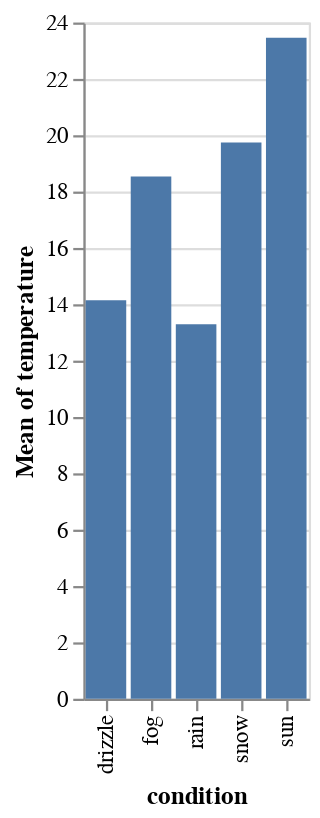

The code cell stored with this chart in its notebook:
### Code cell
base = alt.Chart(df)
bar = base.mark_bar().encode(
    x=alt.X(field="condition", type="nominal", scale=alt.Scale(type="ordinal")),
    y=alt.Y(
        field="temperature",
        type="quantitative",
        aggregate="mean",
        scale=alt.Scale(type="linear", zero=True),
    ),
)
display_chart(bar)

### Figure 1 — Vega-Lite specification as saved in the notebook (floating-point values rounded to 4 significant figures)
{"config": {"view": {"continuousWidth": 400, "continuousHeight": 300}}, "data": {"name": "data-124c435c1b687eb7890344117a1c86b4"}, "mark": "bar", "encoding": {"x": {"field": "condition", "scale": {"type": "ordinal"}, "type": "nominal"}, "y": {"aggregate": "mean", "field": "temperature", "scale": {"type": "linear", "zero": true}, "type": "quantitative"}}, "$schema": "https://vega.github.io/schema/vega-lite/v4.17.0.json", "datasets": {"data-124c435c1b687eb7890344117a1c86b4": [{"temperature": 17.89, "wind": 78.76, "precipitation": 41.61, "condition": "rain"}, {"temperature": 5.623, "wind": 25.42, "precipitation": 74.91, "condition": "rain"}, {"temperature": 23.39, "wind": 9.846, "precipitation": 81.34, "condition": "rain"}, {"temperature": 20.89, "wind": 27.54, "precipitation": 27.65, "condition": "drizzle"}, {"temperature": 33.91, "wind": 97.91, "precipitation": 36.53, "condition": "snow"}, {"temperature": 39.66, "wind": 24.27, "precipitation": 33.39, "condition": "rain"}, {"temperature": 5.671, "wind": 98.2, "precipitation": 93.73, "condition": "snow"}, {"temperature": -2.278, "wind": 77.9, "precipitation": 50.1, "condition": "drizzle"}, {"temperature": 43.1, "wind": 74.78, "precipitation": 89.96, "condition": "sun"}, {"temperature": 1.805, "wind": 91.29, "precipitation": 29.77, "condition": "fog"}, {"temperature": 14.33, "wind": 45.05, "precipitation": 17.65, "condition": "drizzle"}, {"temperature": 25.45, "wind": 22.27, "precipitation": 60.38, "condition": "drizzle"}, {"temperature": 11.19, "wind": 77.3, "precipitation": 71.65, "condition": "snow"}, {"temperature": 22.95, "wind": 27.04, "precipitation": 92.69, "condition": "snow"}, {"temperature": 33.17, "wind": 92.13, "precipitation": 39.11, "condition": "snow"}, {"temperature": 9.981, "wind": 66.73, "precipitation": 19.37, "condition": "drizzle"}, {"temperature": 2.838, "wind": 18.62, "precipitation": 57.42, "condition": "sun"}, {"temperature": 39.14, "wind": 32.53, "precipitation": 88.22, "condition": "rain"}, {"temperature": 39.23, "wind": 2.511, "precipitation": 78.95, "condition": "fog"}, {"temperature": 2.949, "wind": 1.937, "precipitation": 3.534, "condition": "fog"}, {"temperature": 28.42, "wind": 6.822, "precipitation": 84.57, "condition": "fog"}, {"temperature": 28.41, "wind": 95.25, "precipitation": 2.312, "condition": "fog"}, {"temperature": 23.93, "wind": 28.44, "precipitation": 94.94, "condition": "drizzle"}, {"temperature": 25.14, "wind": 5.725, "precipitation": 72.56, "condition": "drizzle"}, {"temperature": -3.107, "wind": 90.56, "precipitation": 8.208, "condition": "rain"}, {"temperature": 43.07, "wind": 63.34, "precipitation": 35.34, "condition": "sun"}, {"temperature": -8.716, "wind": 78.5, "precipitation": 16.73, "condition": "fog"}, {"temperature": 10.06, "wind": 82.55, "precipitation": 49.82, "condition": "fog"}, {"temperature": 27.91, "wind": 45.94, "precipitation": 87.72, "condition": "sun"}, {"temperature": 28.83, "wind": 14.35, "precipitation": 95.31, "condition": "sun"}, {"temperature": -5.245, "wind": 24.46, "precipitation": 63.16, "condition": "fog"}, {"temperature": -4.739, "wind": 87.62, "precipitation": 67.17, "condition": "fog"}, {"temperature": -1.646, "wind": 34.16, "precipitation": 83.2, "condition": "rain"}, {"temperature": -8.671, "wind": 28.02, "precipitation": 8.858, "condition": "snow"}, {"temperature": 23.59, "wind": 32.61, "precipitation": 90.55, "condition": "snow"}, {"temperature": 42.94, "wind": 17.46, "precipitation": 76.27, "condition": "sun"}, {"temperature": 14.04, "wind": 31.45, "precipitation": 27.74, "condition": "rain"}, {"temperature": 33.93, "wind": 85.1, "precipitation": 48.72, "condition": "fog"}, {"temperature": 29.11, "wind": 25.4, "precipitation": 83.25, "condition": "fog"}, {"temperature": 23.33, "wind": 38.96, "precipitation": 84.81, "condition": "rain"}, {"temperature": 27.82, "wind": 97.48, "precipitation": 59.4, "condition": "fog"}, {"temperature": 24.7, "wind": 56.93, "precipitation": 16.58, "condition": "drizzle"}, {"temperature": 42.74, "wind": 19.02, "precipitation": 37.52, "condition": "sun"}, {"temperature": 39.73, "wind": 63.1, "precipitation": 15.21, "condition": "fog"}, {"temperature": 34.93, "wind": 44.34, "precipitation": 2.992, "condition": "sun"}, {"temperature": 12.48, "wind": 45.64, "precipitation": 1.568, "condition": "fog"}, {"temperature": 11.49, "wind": 35.43, "precipitation": 46.84, "condition": "fog"}, {"temperature": 16.58, "wind": 85.94, "precipitation": 67.67, "condition": "sun"}, {"temperature": 42.97, "wind": 61.02, "precipitation": 40.2, "condition": "snow"}, {"temperature": 43.01, "wind": 91.59, "precipitation": 10.24, "condition": "sun"}, {"temperature": 17.89, "wind": 29.82, "precipitation": 44.29, "condition": "sun"}, {"temperature": 13.7, "wind": 46.94, "precipitation": 76.08, "condition": "rain"}, {"temperature": 4.986, "wind": 81.91, "precipitation": 34.89, "condition": "drizzle"}, {"temperature": -1.478, "wind": 3.979, "precipitation": 7.535, "condition": "drizzle"}, {"temperature": 16.89, "wind": 31.99, "precipitation": 60.46, "condition": "drizzle"}, {"temperature": -7.175, "wind": 5.042, "precipitation": 88.36, "condition": "drizzle"}, {"temperature": 9.859, "wind": 48.49, "precipitation": 23.8, "condition": "snow"}, {"temperature": 28.54, "wind": 5.727, "precipitation": 25.97, "condition": "drizzle"}, {"temperature": 41.85, "wind": 3.311, "precipitation": 1.792, "condition": "snow"}, {"temperature": 39.52, "wind": 89.65, "precipitation": 48.54, "condition": "fog"}, {"temperature": 4.151, "wind": 58.14, "precipitation": 79.66, "condition": "drizzle"}, {"temperature": 7.317, "wind": 6.797, "precipitation": 33.62, "condition": "snow"}, {"temperature": -6.041, "wind": 24.37, "precipitation": 71.47, "condition": "rain"}, {"temperature": 28.05, "wind": 19.4, "precipitation": 71.69, "condition": "drizzle"}, {"temperature": 35.31, "wind": 66.54, "precipitation": 22.88, "condition": "rain"}, {"temperature": -9.078, "wind": 54.53, "precipitation": 66.43, "condition": "sun"}, {"temperature": 34.31, "wind": 92.8, "precipitation": 61.94, "condition": "sun"}, {"temperature": -0.5341, "wind": 89.18, "precipitation": 88.5, "condition": "rain"}, {"temperature": -7.331, "wind": 16.43, "precipitation": 92.16, "condition": "drizzle"}, {"temperature": 34.45, "wind": 16.98, "precipitation": 66.5, "condition": "fog"}, {"temperature": 2.292, "wind": 78.08, "precipitation": 85.09, "condition": "snow"}, {"temperature": 10.28, "wind": 64.38, "precipitation": 46.13, "condition": "sun"}, {"temperature": 14.39, "wind": 27.71, "precipitation": 82.18, "condition": "rain"}, {"temperature": 15.07, "wind": 90.37, "precipitation": 95.43, "condition": "rain"}, {"temperature": -5.932, "wind": 76.31, "precipitation": 48.18, "condition": "drizzle"}, {"temperature": -1.224, "wind": 77.26, "precipitation": 12.19, "condition": "sun"}, {"temperature": 17.98, "wind": 99.89, "precipitation": 5.951, "condition": "drizzle"}, {"temperature": 8.333, "wind": 22.35, "precipitation": 1.991, "condition": "rain"}, {"temperature": 40.99, "wind": 12.54, "precipitation": 3.096, "condition": "drizzle"}, {"temperature": 36.3, "wind": 47.28, "precipitation": 50.72, "condition": "fog"}, {"temperature": 8.012, "wind": 80.65, "precipitation": 84.74, "condition": "sun"}, {"temperature": 32.64, "wind": 78.39, "precipitation": 94.27, "condition": "fog"}, {"temperature": -4.16, "wind": 53.39, "precipitation": 50.61, "condition": "fog"}, {"temperature": -6.602, "wind": 86.56, "precipitation": 62.65, "condition": "fog"}, {"temperature": 40.14, "wind": 16.63, "precipitation": 41.39, "condition": "drizzle"}, {"temperature": 26.96, "wind": 85.88, "precipitation": 71.96, "condition": "drizzle"}, {"temperature": 11.93, "wind": 76.39, "precipitation": 60.41, "condition": "drizzle"}, {"temperature": 19.57, "wind": 72.98, "precipitation": 29.68, "condition": "drizzle"}, {"temperature": 10.48, "wind": 10.27, "precipitation": 85.87, "condition": "rain"}, {"temperature": -9.62, "wind": 64.58, "precipitation": 29.07, "condition": "drizzle"}, {"temperature": 24.86, "wind": 64.44, "precipitation": 32.79, "condition": "sun"}, {"temperature": -9.714, "wind": 46.94, "precipitation": 71.96, "condition": "rain"}, {"temperature": 15.8, "wind": 5.568, "precipitation": 16.5, "condition": "sun"}, {"temperature": 29.45, "wind": 66.42, "precipitation": 96.91, "condition": "snow"}, {"temperature": 0.179, "wind": 37.14, "precipitation": 7.393, "condition": "snow"}, {"temperature": 37.9, "wind": 23.74, "precipitation": 85.44, "condition": "fog"}, {"temperature": 40.41, "wind": 71.68, "precipitation": 91.26, "condition": "snow"}, {"temperature": 2.723, "wind": 5.857, "precipitation": 54.03, "condition": "drizzle"}, {"temperature": 9.453, "wind": 52.78, "precipitation": 90.04, "condition": "fog"}, {"temperature": 18.91, "wind": 13.73, "precipitation": 34.57, "condition": "sun"}]}}
